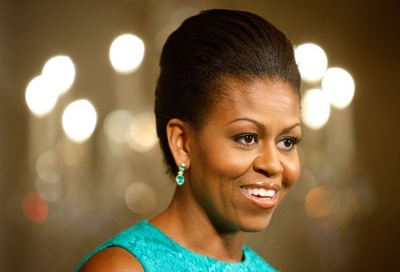
#> input picture test/images/Michelle-Obama-Getty.jpg, 400 x 272 px, shrunk from 480 x 327 before the run
$ python -i masks_to_pascalvoc.py   (imports and definitions only)
#> lines starting #> are read from the running program, lines starting #| are printed output that depends on the picture; after the words box and inside, x2 and y2 are one past the last pixel; in counts of white or black regions, pixels touching at a corner belong together
#> further down, picture is the input picture: shape (272, 400, 3); mean B, G, R 66.8, 100, 121.4
import os
import cv2
from pathlib import Path
from pascal_voc_writer import Writer


# [45 lines left out: functions dir_png_files, display_image, read_image, show_contour_box, not called in this run]


def detect_contours(image, debug=False):

#> called with debug = False
    img_gray = cv2.cvtColor(image, cv2.COLOR_BGR2GRAY)
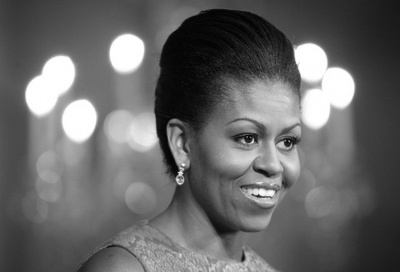
#> img_gray: shape (272, 400); min 1, max 255, mean 102.6
    ret, thresh = cv2.threshold(img_gray, 127, 255, 0)
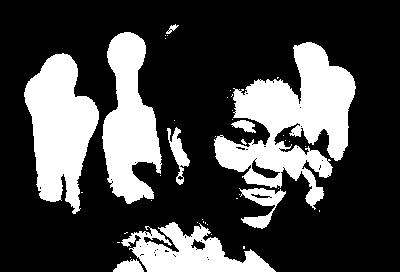
#> thresh: shape (272, 400); 28% white; 42 white regions (33 under 20 px)
    contours, hierarchy = cv2.findContours(thresh, cv2.RETR_TREE, cv2.CHAIN_APPROX_SIMPLE)
#> contours = 99 contours, 86 with area under 20; largest, box (x1, y1, x2, y2) and area: (214, 42, 356, 210) 10718, (24, 53, 99, 214) 7077, (102, 32, 162, 204) 6024, (121, 222, 276, 272) 3802, (239, 188, 286, 229) 744

    if len(contours) > 2:
        print("Found image with more than 2 contours.")

    img_w = img_gray.shape[1]
#> img_w = 400

    contours_data = []
    for cnt in contours:
        # x,y => left, top
        x, y, w, h = cv2.boundingRect(cnt)

        if (x + (w / 2)) < (img_w / 2):
            cnt_class = "ear-left"
        else:
            cnt_class = "ear-right"

        if debug:
            show_contour_box(image, cnt, cnt_class)

        contours_data.append((cnt_class, [x, y, w, h]))
#> this loop made 99 passes
#> (cnt, x, y, w, h, cnt_class) on passes 3, 4, 8, 11, 12, 13, 14, 15: ([[243, 246], [243, 248], [244, 248], [244, 246]], 243, 246, 2, 3, 'ear-right'), ([[117, 242], [119, 242]], 117, 242, 3, 1, 'ear-left'), ([[205, 222], [205, 223]], 205, 222, 1, 2, 'ear-right'), ([[207, 259], [208, 258], [209, 259], [208, 260]], 207, 258, 3, 3, 'ear-right'), ([[206, 257], [207, 256], [208, 257], [207, 258]], 206, 256, 3, 3, 'ear-right'), ([[174, 256], [175, 255], [176, 256], [175, 257]], 174, 255, 3, 3, 'ear-left'), ([[173, 255], [174, 254], [175, 255], [174, 256]], 173, 254, 3, 3, 'ear-left'), ([[139, 255], [140, 254], [141, 255], [140, 256]], 139, 254, 3, 3, 'ear-left')
#> (x, y, w, h, cnt_class) on passes 1, 2, 5, 6, 7, 9: (113, 259, 31, 13, 'ear-left'), (130, 257, 1, 1, 'ear-left'), (211, 234, 1, 1, 'ear-right'), (124, 232, 4, 2, 'ear-left'), (207, 224, 1, 1, 'ear-right'), (197, 222, 1, 1, 'ear-left')
#> after the loop, contours_data = 99 items

    return contours_data


# [72 lines left out: functions convert_bbox_opencv_to_pascal, create_pascal_voc_xml, run_annotation_conversion, main, not called in this run]


# [2 lines not run here, left out]

>>> import cv2
>>> picture = cv2.imread('../test/images/Michelle-Obama-Getty.jpg')
>>> result = detect_contours(picture)
#> result = 99 items

$ run again, on test/output/Zoe-Salanda-01.png
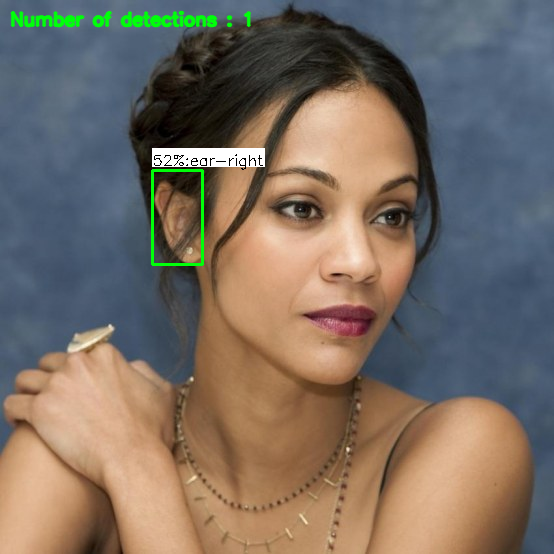
#> input picture test/output/Zoe-Salanda-01.png, 554 x 554 px
#> picture is the input picture: shape (554, 554, 3); mean B, G, R 98.8, 109.1, 120.6
#> in detect_contours, `img_gray = cv2.cvtColor(image, cv2.COLOR_BGR2GRAY)`:
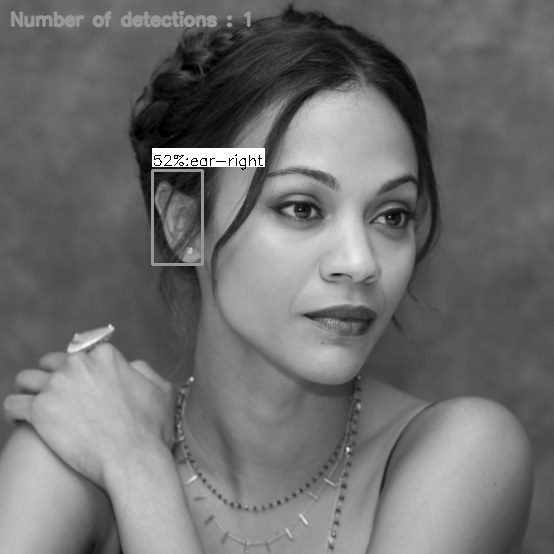
#> img_gray: shape (554, 554); min 0, max 255, mean 111.4
#> in detect_contours, `ret, thresh = cv2.threshold(img_gray, 127, 255, 0)`:
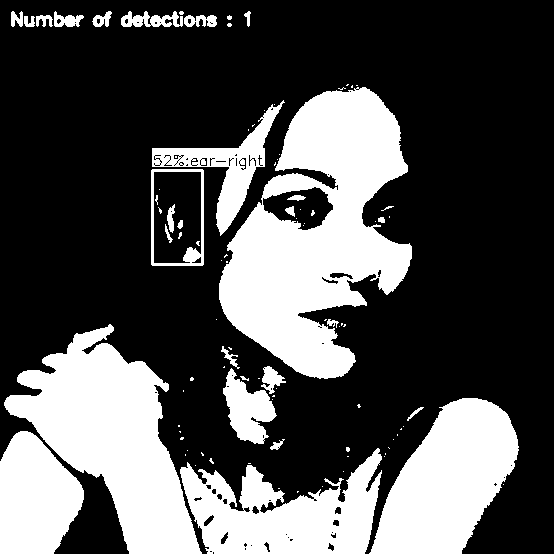
#> thresh: shape (554, 554); 31.7% white; 96 white regions (67 under 20 px)
#> contours = 213 contours, 158 with area under 20; largest, box (x1, y1, x2, y2) and area: (219, 87, 412, 379) 32344, (4, 324, 202, 554) 20914, (369, 398, 519, 554) 14332, (180, 448, 382, 554) 12322, (0, 431, 84, 554) 7632
#> the loop in detect_contours, `for cnt in contours:` made 213 passes
#> (cnt, x, y, w, h, cnt_class) on passes 1, 2, 7, 10, 11: ([[297, 491], [297, 492], [298, 491]], 297, 491, 2, 2, 'ear-right'), ([[278, 488], [279, 488]], 278, 488, 2, 1, 'ear-right'), ([[248, 463], [250, 463]], 248, 463, 3, 1, 'ear-left'), ([[347, 456], [348, 456]], 347, 456, 2, 1, 'ear-right'), ([[185, 454], [185, 455]], 185, 454, 1, 2, 'ear-left')
#> after the loop in detect_contours, `for cnt in contours:`: contours_data = 213 items
